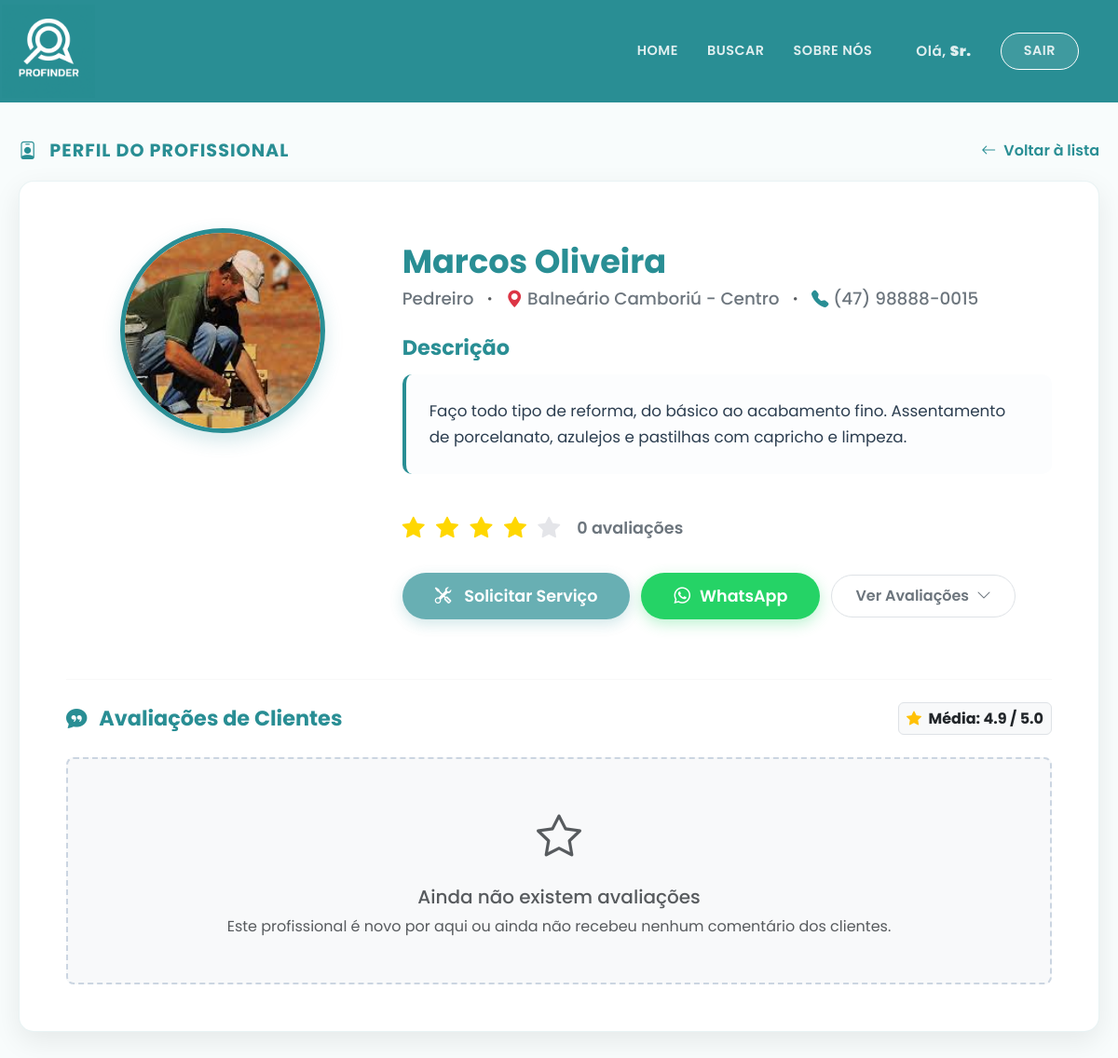
/perfil/2 (signed in), run on the app's committed database.
### app.py (models this page shows, shortened)
class Profissional(db.Model, UserMixin):
    id = db.Column(db.Integer, primary_key=True)
    nome = db.Column(db.String(100), nullable=False)
    cpf = db.Column(db.String(11), unique=True, nullable=False)
    email = db.Column(db.String(120), unique=True, nullable=False)
    senha = db.Column(db.String(128), nullable=False)
    telefone = db.Column(db.String(20), nullable=True)
    profissao = db.Column(db.String(50), nullable=False)
    cidade = db.Column(db.String(100), nullable=False)
    regiao = db.Column(db.String(100), nullable=False)
    endereco_fixo = db.Column(db.String(255), nullable=True)
    descricao = db.Column(db.Text, nullable=True)
    avaliacao = db.Column(db.Float, default=5.0)
    foto = db.Column(db.String(255), default='https://cdn-icons-png.flaticon.com/512/3135/3135715.png')
    tipo_conta = db.Column(db.String(20), default='profissional')
    verificado = db.Column(db.Boolean, default=False)
    trabalhos = db.relationship('Portfolio', backref='profissional', lazy=True, cascade='all, delete-orphan')
    solicitacoes_recebidas = db.relationship('SolicitacaoServico', backref='profissional_solicitado', lazy=True, cascade='all, delete-orphan')

### app.py (the view)
@app.route('/perfil/<int:id>')
def perfil(id):
    profissional_selecionado = Profissional.query.get_or_404(id)
    trabalhos_portfolio = Portfolio.query.filter_by(profissional_id=id).all()
    avaliacoes = Avaliacao.query.filter_by(profissional_id=id).order_by(Avaliacao.data_avaliacao.desc()).all()
    is_favorito = False
    if current_user.is_authenticated and current_user.tipo_conta == 'cliente':
        is_favorito = Favorito.query.filter_by(cliente_id=current_user.id, profissional_id=id).first() is not None
    return render_template('perfil.html', profissional=profissional_selecionado, portfolio=trabalhos_portfolio, avaliacoes=avaliacoes, is_favorito=is_favorito)

### app/templates/perfil.html (shortened to what this page needs)
<!DOCTYPE html>
<html lang="pt-BR">
<head>
    <link href="https://cdn.jsdelivr.net/npm/bootstrap@5.3.2/dist/css/bootstrap.min.css" rel="stylesheet">
    <link rel="stylesheet" href="https://cdn.jsdelivr.net/npm/bootstrap-icons@1.11.1/font/bootstrap-icons.css">
</head>
<body>
    <nav class="navbar navbar-expand-lg navbar-profinder sticky-top">
        <div class="container">
            <a class="navbar-brand" href="{{ url_for('index') }}" title="Sair / Voltar ao Início">
                <img src="{{ url_for('static', filename='img/logo-nome.png') }}" alt="Logo ProFinder">
            </a>
            <div class="collapse navbar-collapse justify-content-end" id="navbarNav">
                <ul class="navbar-nav align-items-center">
                    <li class="nav-item"><a class="nav-link" href="{{ url_for('index') }}">Home</a></li>
                    <li class="nav-item"><a class="nav-link" href="{{ url_for('busca_servicos') }}">Buscar</a></li>
                    <li class="nav-item"><a class="nav-link" href="{{ url_for('sobre') }}">Sobre Nós</a></li>
                    {% if current_user.is_authenticated %}
                    <li class="nav-item ms-lg-3 mt-3 mt-lg-0 d-none d-lg-block">
                        <a href="{{ url_for('meu_perfil') }}" class="nav-link"
                            style="text-transform: none; font-size: 0.95rem;" title="Acessar Meu Perfil">
                            Olá, <strong>{{ current_user.nome.split()[0] }}</strong>
                        </a>
                    </li>
                    <li class="nav-item ms-lg-2 mt-2 mt-lg-0">
                        <a class="nav-link btn-login-nav border border-white rounded-pill px-4"
                            href="{{ url_for('logout') }}" style="background-color: rgba(255,255,255,0.1);">Sair</a>
                    </li>
                    {% endif %}
                </ul>
            </div>
        </div>
    </nav>
    <main class="container main-container">
        <div class="cabecalho-perfil">
            <h2 class="titulo-secao"><i class="bi bi-person-badge me-2"></i> Perfil do Profissional</h2>
            <a href="javascript:history.back()" class="btn-voltar">
                <i class="bi bi-arrow-left"></i> Voltar à lista
            </a>
        </div>
        <div class="card-perfil">
            <div class="row">
                <div class="col-md-4 text-center mb-4 mb-md-0">
                    <div class="foto-perfil-container">
                        <img src="{{ profissional.foto }}" alt="Foto de {{ profissional.nome }}">
                    </div>
                </div>
                <div class="col-md-8">
                    <h1 class="nome-profissional">
                        {{ profissional.nome }}
                    </h1>
                    <div class="info-basica">
                        <span>{{ profissional.profissao }}</span>
                        <i class="bi bi-dot text-muted"></i>
                        <span><i class="bi bi-geo-alt-fill text-danger"></i>
                            {% if profissional.regiao == 'todas' %}
                            {{ profissional.cidade }} (Toda a região)
                            {% else %}
                            {{ profissional.cidade }} - {{ profissional.regiao.replace('_', ' ').title() }}
                            {% endif %}
                        </span>
                        {% if profissional.telefone %}
                        <i class="bi bi-dot text-muted"></i>
                        <span><i class="bi bi-telephone-fill" style="color: var(--cor-primaria);"></i> {{
                            profissional.telefone }}</span>
                        {% endif %}
                    </div>
                    <h3 class="titulo-descricao">Descrição</h3>
                    <p class="texto-descricao">
                        {{ profissional.descricao | default("Profissional qualificado e altamente recomendado pela
                        comunidade ProFinder. Especialista na sua área de atuação, sempre com foco em entregar o melhor
                        resultado para os clientes.", true) }}
                    </p>
                    <div class="bloco-avaliacoes">
                        <div class="estrelas">
                            {% for i in range(5) %}
                            {% if i < profissional.avaliacao|int %} <i class="bi bi-star-fill"></i>
                                {% else %}
                                <i class="bi bi-star-fill estrela-vazia"></i>
                                {% endif %}
                                {% endfor %}
                        </div>
                        <span class="numero-avaliacoes">
                            {{ avaliacoes|length }} avaliações
                        </span>
                    </div>
                    <div class="botoes-acao mb-3">
                        {% if current_user.is_authenticated and current_user.tipo_conta == 'cliente' %}
                        <button type="button" class="btn-mensagem" data-bs-toggle="modal"
                            data-bs-target="#modalSolicitacao">
                            <i class="bi bi-tools me-1"></i> Solicitar Serviço
                        </button>
                        {% elif not current_user.is_authenticated %}
                        <button type="button" class="btn-mensagem" data-bs-toggle="modal"
                            data-bs-target="#modalAvisoLogin">
                            <i class="bi bi-tools me-1"></i> Solicitar Serviço
                        </button>
                        {% else %}
                        <button type="button" class="btn-mensagem"
                            onclick="alert('Apenas clientes podem solicitar serviços. Por favor, inicie sessão com uma conta de cliente.')"
                            style="opacity: 0.7;">
                            <i class="bi bi-tools me-1"></i> Solicitar Serviço
                        </button>
                        {% endif %}
                        {% if profissional.telefone %}
                        <a href="https://wa.me/55{{ profissional.telefone | replace(' ', '') | replace('-', '') | replace('(', '') | replace(')', '') }}?text={{ 'Olá! Encontrei o seu perfil no ProFinder como ' ~ profissional.profissao ~ ' e gostaria de solicitar um orçamento. Podemos conversar?' | urlencode }}"
                            target="_blank" class="btn-mensagem"
                            style="background-color: #25D366; border: none; box-shadow: 0 5px 15px rgba(37, 211, 102, 0.3);">
                            <i class="bi bi-whatsapp"></i> WhatsApp
                        </a>
                        {% else %}
                        <button type="button" class="btn-mensagem" data-bs-toggle="modal"
                            data-bs-target="#modalSemTelefone"
                            style="background-color: #95a5a6; border: none; box-shadow: none;">
                            <i class="bi bi-telephone-x"></i> Sem Telefone
                        </button>
                        {% endif %}
                        <a href="#secaoAvaliacoes" class="btn-avaliacoes">
                            Ver Avaliações <i class="bi bi-chevron-down"></i>
                        </a>
                    </div>
                </div>
            </div>
            <hr class="mt-5 mb-4" style="border-color: rgba(0,0,0,0.1);" id="secaoAvaliacoes">
            <div class="d-flex justify-content-between align-items-center mb-4 flex-wrap gap-3">
                <h3 class="titulo-descricao mb-0"><i class="bi bi-chat-quote-fill me-2"></i> Avaliações de Clientes</h3>
                <span class="badge bg-light text-dark border p-2" style="font-size: 1rem;">
                    <i class="bi bi-star-fill text-warning me-1"></i> Média: {{ profissional.avaliacao }} / 5.0
                </span>
            </div>
            {% if avaliacoes %}
            <div class="row row-cols-1 g-4 mb-2">
                {% for av in avaliacoes %}
                <div class="col">
                    <div class="card border-0 shadow-sm"
                        style="border-radius: 12px; background-color: #f8fcfc; border-left: 4px solid var(--cor-primaria) !important;">
                        <div class="card-body p-4">
                            <div class="d-flex justify-content-between align-items-start flex-wrap gap-2 mb-3">
                                <div class="d-flex align-items-center gap-3">
                                    <img src="{{ av.cliente.foto }}" alt="Avatar Cliente" class="rounded-circle"
                                        style="width: 48px; height: 48px; object-fit: cover; border: 2px solid white; box-shadow: 0 2px 5px rgba(0,0,0,0.1);">
                                    <div>
                                        <h6 class="fw-bold mb-0" style="color: var(--cor-texto-escuro);">{{
                                            av.cliente.nome }}</h6>
                                        <small class="text-muted"><i class="bi bi-calendar3"></i> {{
                                            av.data_avaliacao.strftime('%d/%m/%Y') }}</small>
                                    </div>
                                </div>
                                <div class="estrelas mb-0" style="font-size: 1.1rem; letter-spacing: 1px;">
                                    {% for i in range(5) %}
                                    <i class="bi bi-star-fill {{ 'estrela-vazia' if i >= av.nota else '' }}"></i>
                                    {% endfor %}
                                </div>
                            </div>
                            {% if av.comentario %}
                            <div class="p-3 bg-white rounded" style="border: 1px solid rgba(0,0,0,0.05);">
                                <p class="mb-0 text-dark"
                                    style="font-size: 0.95rem; line-height: 1.6; font-style: italic;">"{{ av.comentario
                                    }}"</p>
                            </div>
                            {% else %}
                            <p class="text-muted small mb-0 font-italic">O cliente não deixou nenhum comentário escrito.
                            </p>
                            {% endif %}
                        </div>
                    </div>
                </div>
                {% endfor %}
            </div>
            {% else %}
            <div class="text-center p-5 bg-light rounded-3" style="border: 2px dashed #cbd5e1;">
                <i class="bi bi-star text-muted" style="font-size: 3rem;"></i>
                <h5 class="mt-3 text-muted">Ainda não existem avaliações</h5>
                <p class="text-muted mb-0">Este profissional é novo por aqui ou ainda não recebeu nenhum comentário dos
                    clientes.</p>
            </div>
            {% endif %}
        </div>
    </main>
</body>
</html>

### data on the page
Profissional: nome "Sr."
Profissional: foto (picture), nome "Marcos Oliveira", profissao "Pedreiro", cidade "Balneário Camboriú", regiao.replace "Centro", telefone "(47) 98888-0015", descricao "Faço todo tipo de reforma, do básico ao acabamento fino. Assentamento de porcelanato, azulejos e pastilhas com capricho e limpeza.", avaliacao "4.9"

### other printed values
{{ avaliacoes|length }} "0"
